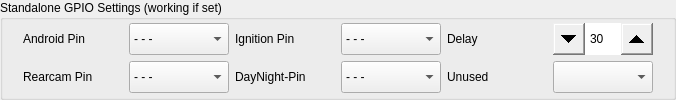
        <widget class="QGroupBox" name="groupBoxGPIO2">
         <property name="sizePolicy">
          <sizepolicy hsizetype="Expanding" vsizetype="Fixed">
           <horstretch>0</horstretch>
           <verstretch>0</verstretch>
          </sizepolicy>
         </property>
         <property name="title">
          <string>Standalone GPIO Settings (working if set)</string>
         </property>
         <layout class="QVBoxLayout" name="verticalLayout_28">
          <property name="spacing">
           <number>10</number>
          </property>
          <property name="topMargin">
           <number>0</number>
          </property>
          <property name="bottomMargin">
           <number>0</number>
          </property>
          <item>
           <widget class="QWidget" name="widget" native="true">
            <property name="sizePolicy">
             <sizepolicy hsizetype="Expanding" vsizetype="Fixed">
              <horstretch>0</horstretch>
              <verstretch>0</verstretch>
             </sizepolicy>
            </property>
            <layout class="QVBoxLayout" name="verticalLayout_29">
             <property name="topMargin">
              <number>2</number>
             </property>
             <property name="bottomMargin">
              <number>2</number>
             </property>
             <item>
              <layout class="QHBoxLayout" name="horizontalLayout_25">
               <item>
                <layout class="QFormLayout" name="androidpin">
                 <item row="0" column="0">
                  <widget class="QLabel" name="labelAndroid">
                   <property name="sizePolicy">
                    <sizepolicy hsizetype="Fixed" vsizetype="Fixed">
                     <horstretch>0</horstretch>
                     <verstretch>0</verstretch>
                    </sizepolicy>
                   </property>
                   <property name="minimumSize">
                    <size>
                     <width>100</width>
                     <height>32</height>
                    </size>
                   </property>
                   <property name="maximumSize">
                    <size>
                     <width>16777215</width>
                     <height>32</height>
                    </size>
                   </property>
                   <property name="text">
                    <string>Android Pin</string>
                   </property>
                  </widget>
                 </item>
                 <item row="0" column="1">
                  <widget class="QComboBox" name="comboBoxAndroid">
                   <property name="sizePolicy">
                    <sizepolicy hsizetype="Fixed" vsizetype="Fixed">
                     <horstretch>0</horstretch>
                     <verstretch>0</verstretch>
                    </sizepolicy>
                   </property>
                   <property name="minimumSize">
                    <size>
                     <width>100</width>
                     <height>32</height>
                    </size>
                   </property>
                   <property name="maximumSize">
                    <size>
                     <width>16777215</width>
                     <height>32</height>
                    </size>
                   </property>
                   <property name="styleSheet">
                    <string notr="true">QScrollBar { 
	width: 40px;
	background-color: rgba(85, 87, 83, 0.7);
}</string>
                   </property>
                   <item>
                    <property name="text">
                     <string>- - -</string>
                    </property>
                   </item>
                   <item>
                    <property name="text">
                     <string>1</string>
                    </property>
                   </item>
                   <item>
                    <property name="text">
                     <string>2</string>
                    </property>
                   </item>
                   <item>
                    <property name="text">
                     <string>3</string>
                    </property>
                   </item>
                   <item>
                    <property name="text">
                     <string>4</string>
                    </property>
                   </item>
                   <item>
                    <property name="text">
                     <string>5</string>
                    </property>
                   </item>
                   <item>
                    <property name="text">
                     <string>6</string>
                    </property>
                   </item>
                   <item>
                    <property name="text">
                     <string>7</string>
                    </property>
                   </item>
                   <item>
                    <property name="text">
                     <string>8</string>
                    </property>
                   </item>
                   <item>
                    <property name="text">
                     <string>9</string>
                    </property>
                   </item>
                   <item>
                    <property name="text">
                     <string>10</string>
                    </property>
                   </item>
                   <item>
                    <property name="text">
                     <string>11</string>
                    </property>
                   </item>
                   <item>
                    <property name="text">
                     <string>12</string>
                    </property>
                   </item>
                   <item>
                    <property name="text">
                     <string>13</string>
                    </property>
                   </item>
                   <item>
                    <property name="text">
                     <string>14</string>
                    </property>
                   </item>
                   <item>
                    <property name="text">
                     <string>15</string>
                    </property>
                   </item>
                   <item>
                    <property name="text">
                     <string>16</string>
                    </property>
                   </item>
                   <item>
                    <property name="text">
                     <string>17</string>
                    </property>
                   </item>
                   <item>
                    <property name="text">
                     <string>18</string>
                    </property>
                   </item>
                   <item>
                    <property name="text">
                     <string>19</string>
                    </property>
                   </item>
                   <item>
                    <property name="text">
                     <string>20</string>
                    </property>
                   </item>
                   <item>
                    <property name="text">
                     <string>21</string>
                    </property>
                   </item>
                   <item>
                    <property name="text">
                     <string>22</string>
                    </property>
                   </item>
                   <item>
                    <property name="text">
                     <string>23</string>
                    </property>
                   </item>
                   <item>
                    <property name="text">
                     <string>24</string>
                    </property>
                   </item>
                   <item>
                    <property name="text">
                     <string>25</string>
                    </property>
                   </item>
                   <item>
                    <property name="text">
                     <string>26</string>
                    </property>
                   </item>
                  </widget>
                 </item>
                </layout>
               </item>
               <item>
                <layout class="QFormLayout" name="ignitionpin">
                 <item row="0" column="0">
                  <widget class="QLabel" name="labelGPIOShutdown">
                   <property name="sizePolicy">
                    <sizepolicy hsizetype="Fixed" vsizetype="Fixed">
                     <horstretch>0</horstretch>
                     <verstretch>0</verstretch>
                    </sizepolicy>
                   </property>
                   <property name="minimumSize">
                    <size>
                     <width>100</width>
                     <height>32</height>
                    </size>
                   </property>
                   <property name="maximumSize">
                    <size>
                     <width>16777215</width>
                     <height>32</height>
                    </size>
                   </property>
                   <property name="text">
                    <string>Ignition Pin</string>
                   </property>
                  </widget>
                 </item>
                 <item row="0" column="1">
                  <widget class="QComboBox" name="comboBoxGPIOShutdown">
                   <property name="sizePolicy">
                    <sizepolicy hsizetype="Fixed" vsizetype="Fixed">
                     <horstretch>0</horstretch>
                     <verstretch>0</verstretch>
                    </sizepolicy>
                   </property>
                   <property name="minimumSize">
                    <size>
                     <width>100</width>
                     <height>32</height>
                    </size>
                   </property>
                   <property name="maximumSize">
                    <size>
                     <width>16777215</width>
                     <height>32</height>
                    </size>
                   </property>
                   <property name="styleSheet">
                    <string notr="true">QScrollBar { 
	width: 40px;
	background-color: rgba(85, 87, 83, 0.7);
}</string>
                   </property>
                   <item>
                    <property name="text">
                     <string>- - -</string>
                    </property>
                   </item>
                   <item>
                    <property name="text">
                     <string>1</string>
                    </property>
                   </item>
                   <item>
                    <property name="text">
                     <string>2</string>
                    </property>
                   </item>
                   <item>
                    <property name="text">
                     <string>3</string>
                    </property>
                   </item>
                   <item>
                    <property name="text">
                     <string>4</string>
                    </property>
                   </item>
                   <item>
                    <property name="text">
                     <string>5</string>
                    </property>
                   </item>
                   <item>
                    <property name="text">
                     <string>6</string>
                    </property>
                   </item>
                   <item>
                    <property name="text">
                     <string>7</string>
                    </property>
                   </item>
                   <item>
                    <property name="text">
                     <string>8</string>
                    </property>
                   </item>
                   <item>
                    <property name="text">
                     <string>9</string>
                    </property>
                   </item>
                   <item>
                    <property name="text">
                     <string>10</string>
                    </property>
                   </item>
                   <item>
                    <property name="text">
                     <string>11</string>
                    </property>
                   </item>
                   <item>
                    <property name="text">
                     <string>12</string>
                    </property>
                   </item>
                   <item>
                    <property name="text">
                     <string>13</string>
                    </property>
                   </item>
                   <item>
                    <property name="text">
                     <string>14</string>
                    </property>
                   </item>
                   <item>
                    <property name="text">
                     <string>15</string>
                    </property>
                   </item>
                   <item>
                    <property name="text">
                     <string>16</string>
                    </property>
                   </item>
                   <item>
                    <property name="text">
                     <string>17</string>
                    </property>
                   </item>
                   <item>
                    <property name="text">
                     <string>18</string>
                    </property>
                   </item>
                   <item>
                    <property name="text">
                     <string>19</string>
                    </property>
                   </item>
                   <item>
                    <property name="text">
                     <string>20</string>
                    </property>
                   </item>
                   <item>
                    <property name="text">
                     <string>21</string>
                    </property>
                   </item>
                   <item>
                    <property name="text">
                     <string>22</string>
                    </property>
                   </item>
                   <item>
                    <property name="text">
                     <string>23</string>
                    </property>
                   </item>
                   <item>
                    <property name="text">
                     <string>24</string>
                    </property>
                   </item>
                   <item>
                    <property name="text">
                     <string>25</string>
                    </property>
                   </item>
                   <item>
                    <property name="text">
                     <string>26</string>
                    </property>
                   </item>
                  </widget>
                 </item>
                </layout>
               </item>
               <item>
                <layout class="QFormLayout" name="delay">
                 <item row="0" column="0">
                  <widget class="QLabel" name="labelGPIOShutdownDelay">
                   <property name="sizePolicy">
                    <sizepolicy hsizetype="Fixed" vsizetype="Fixed">
                     <horstretch>0</horstretch>
                     <verstretch>0</verstretch>
                    </sizepolicy>
                   </property>
                   <property name="minimumSize">
                    <size>
                     <width>100</width>
                     <height>32</height>
                    </size>
                   </property>
                   <property name="maximumSize">
                    <size>
                     <width>16777215</width>
                     <height>32</height>
                    </size>
                   </property>
                   <property name="text">
                    <string>Delay</string>
                   </property>
                  </widget>
                 </item>
                 <item row="0" column="1">
                  <widget class="QSpinBox" name="spinBoxGPIOShutdownDelay">
                   <property name="sizePolicy">
                    <sizepolicy hsizetype="Fixed" vsizetype="Fixed">
                     <horstretch>0</horstretch>
                     <verstretch>0</verstretch>
                    </sizepolicy>
                   </property>
                   <property name="minimumSize">
                    <size>
                     <width>100</width>
                     <height>32</height>
                    </size>
                   </property>
                   <property name="styleSheet">
                    <string notr="true">QSpinBox::up-button { width: 32px; height: 32px;
subcontrol-origin: margin;
subcontrol-position: center right;
}
QSpinBox::down-button { width: 32px; height: 32px; 
subcontrol-origin: margin;
subcontrol-position: center left;
}</string>
                   </property>
                   <property name="minimum">
                    <number>5</number>
                   </property>
                   <property name="maximum">
                    <number>600</number>
                   </property>
                   <property name="value">
                    <number>30</number>
                   </property>
                  </widget>
                 </item>
                </layout>
               </item>
              </layout>
             </item>
             <item>
              <layout class="QHBoxLayout" name="horizontalLayout_26">
               <item>
                <layout class="QFormLayout" name="rearcampin">
                 <item row="0" column="0">
                  <widget class="QLabel" name="labelRearcam">
                   <property name="sizePolicy">
                    <sizepolicy hsizetype="Fixed" vsizetype="Fixed">
                     <horstretch>0</horstretch>
                     <verstretch>0</verstretch>
                    </sizepolicy>
                   </property>
                   <property name="minimumSize">
                    <size>
                     <width>100</width>
                     <height>32</height>
                    </size>
                   </property>
                   <property name="maximumSize">
                    <size>
                     <width>16777215</width>
                     <height>32</height>
                    </size>
                   </property>
                   <property name="text">
                    <string>Rearcam Pin</string>
                   </property>
                  </widget>
                 </item>
                 <item row="0" column="1">
                  <widget class="QComboBox" name="comboBoxRearcam">
                   <property name="sizePolicy">
                    <sizepolicy hsizetype="Fixed" vsizetype="Fixed">
                     <horstretch>0</horstretch>
                     <verstretch>0</verstretch>
                    </sizepolicy>
                   </property>
                   <property name="minimumSize">
                    <size>
                     <width>100</width>
                     <height>32</height>
                    </size>
                   </property>
                   <property name="maximumSize">
                    <size>
                     <width>16777215</width>
                     <height>32</height>
                    </size>
                   </property>
                   <property name="styleSheet">
                    <string notr="true">QScrollBar { 
	width: 40px;
	background-color: rgba(85, 87, 83, 0.7);
}</string>
                   </property>
                   <item>
                    <property name="text">
                     <string>- - -</string>
                    </property>
                   </item>
                   <item>
                    <property name="text">
                     <string>1</string>
                    </property>
                   </item>
                   <item>
                    <property name="text">
                     <string>2</string>
                    </property>
                   </item>
                   <item>
                    <property name="text">
                     <string>3</string>
                    </property>
                   </item>
                   <item>
                    <property name="text">
                     <string>4</string>
                    </property>
                   </item>
                   <item>
                    <property name="text">
                     <string>5</string>
                    </property>
                   </item>
                   <item>
                    <property name="text">
                     <string>6</string>
                    </property>
                   </item>
                   <item>
                    <property name="text">
                     <string>7</string>
                    </property>
                   </item>
                   <item>
                    <property name="text">
                     <string>8</string>
                    </property>
                   </item>
                   <item>
                    <property name="text">
                     <string>9</string>
                    </property>
                   </item>
                   <item>
                    <property name="text">
                     <string>10</string>
                    </property>
                   </item>
                   <item>
                    <property name="text">
                     <string>11</string>
                    </property>
                   </item>
                   <item>
                    <property name="text">
                     <string>12</string>
                    </property>
                   </item>
                   <item>
                    <property name="text">
                     <string>13</string>
                    </property>
                   </item>
                   <item>
                    <property name="text">
                     <string>14</string>
                    </property>
                   </item>
                   <item>
                    <property name="text">
                     <string>15</string>
                    </property>
                   </item>
                   <item>
                    <property name="text">
                     <string>16</string>
                    </property>
                   </item>
                   <item>
                    <property name="text">
                     <string>17</string>
                    </property>
                   </item>
                   <item>
                    <property name="text">
                     <string>18</string>
                    </property>
                   </item>
                   <item>
                    <property name="text">
                     <string>19</string>
                    </property>
                   </item>
                   <item>
                    <property name="text">
                     <string>20</string>
                    </property>
                   </item>
                   <item>
                    <property name="text">
                     <string>21</string>
                    </property>
                   </item>
                   <item>
                    <property name="text">
                     <string>22</string>
                    </property>
                   </item>
                   <item>
                    <property name="text">
                     <string>23</string>
                    </property>
                   </item>
                   <item>
                    <property name="text">
                     <string>24</string>
                    </property>
                   </item>
                   <item>
                    <property name="text">
                     <string>25</string>
                    </property>
                   </item>
                   <item>
                    <property name="text">
                     <string>26</string>
                    </property>
                   </item>
                  </widget>
                 </item>
                </layout>
               </item>
               <item>
                <layout class="QFormLayout" name="daynightpin">
                 <item row="0" column="0">
                  <widget class="QLabel" name="label_16">
                   <property name="sizePolicy">
                    <sizepolicy hsizetype="Fixed" vsizetype="Fixed">
                     <horstretch>0</horstretch>
                     <verstretch>0</verstretch>
                    </sizepolicy>
                   </property>
                   <property name="minimumSize">
                    <size>
                     <width>100</width>
                     <height>32</height>
                    </size>
                   </property>
                   <property name="maximumSize">
                    <size>
                     <width>100</width>
                     <height>32</height>
                    </size>
                   </property>
                   <property name="text">
                    <string>DayNight-Pin</string>
                   </property>
                  </widget>
                 </item>
                 <item row="0" column="1">
                  <widget class="QComboBox" name="comboBoxDayNight">
                   <property name="sizePolicy">
                    <sizepolicy hsizetype="Fixed" vsizetype="Fixed">
                     <horstretch>0</horstretch>
                     <verstretch>0</verstretch>
                    </sizepolicy>
                   </property>
                   <property name="minimumSize">
                    <size>
                     <width>100</width>
                     <height>32</height>
                    </size>
                   </property>
                   <property name="maximumSize">
                    <size>
                     <width>16777215</width>
                     <height>32</height>
                    </size>
                   </property>
                   <property name="styleSheet">
                    <string notr="true">QScrollBar { 
	width: 40px;
	background-color: rgba(85, 87, 83, 0.7);
}</string>
                   </property>
                   <item>
                    <property name="text">
                     <string>- - -</string>
                    </property>
                   </item>
                   <item>
                    <property name="text">
                     <string>1</string>
                    </property>
                   </item>
                   <item>
                    <property name="text">
                     <string>2</string>
                    </property>
                   </item>
                   <item>
                    <property name="text">
                     <string>3</string>
                    </property>
                   </item>
                   <item>
                    <property name="text">
                     <string>4</string>
                    </property>
                   </item>
                   <item>
                    <property name="text">
                     <string>5</string>
                    </property>
                   </item>
                   <item>
                    <property name="text">
                     <string>6</string>
                    </property>
                   </item>
                   <item>
                    <property name="text">
                     <string>7</string>
                    </property>
                   </item>
                   <item>
                    <property name="text">
                     <string>8</string>
                    </property>
                   </item>
                   <item>
                    <property name="text">
                     <string>9</string>
                    </property>
                   </item>
                   <item>
                    <property name="text">
                     <string>10</string>
                    </property>
                   </item>
                   <item>
                    <property name="text">
                     <string>11</string>
                    </property>
                   </item>
                   <item>
                    <property name="text">
                     <string>12</string>
                    </property>
                   </item>
                   <item>
                    <property name="text">
                     <string>13</string>
                    </property>
                   </item>
                   <item>
                    <property name="text">
                     <string>14</string>
                    </property>
                   </item>
                   <item>
                    <property name="text">
                     <string>15</string>
                    </property>
                   </item>
                   <item>
                    <property name="text">
                     <string>16</string>
                    </property>
                   </item>
                   <item>
                    <property name="text">
                     <string>17</string>
                    </property>
                   </item>
                   <item>
                    <property name="text">
                     <string>18</string>
                    </property>
                   </item>
                   <item>
                    <property name="text">
                     <string>19</string>
                    </property>
                   </item>
                   <item>
                    <property name="text">
                     <string>20</string>
                    </property>
                   </item>
                   <item>
                    <property name="text">
                     <string>21</string>
                    </property>
                   </item>
                   <item>
                    <property name="text">
                     <string>22</string>
                    </property>
                   </item>
                   <item>
                    <property name="text">
                     <string>23</string>
                    </property>
                   </item>
                   <item>
                    <property name="text">
                     <string>24</string>
                    </property>
                   </item>
                   <item>
                    <property name="text">
                     <string>25</string>
                    </property>
                   </item>
                   <item>
                    <property name="text">
                     <string>26</string>
                    </property>
                   </item>
                  </widget>
                 </item>
                </layout>
               </item>
               <item>
                <layout class="QFormLayout" name="formLayout_6">
                 <item row="0" column="0">
                  <widget class="QLabel" name="label_17">
                   <property name="sizePolicy">
                    <sizepolicy hsizetype="Fixed" vsizetype="Fixed">
                     <horstretch>0</horstretch>
                     <verstretch>0</verstretch>
                    </sizepolicy>
                   </property>
                   <property name="minimumSize">
                    <size>
                     <width>100</width>
                     <height>32</height>
                    </size>
                   </property>
                   <property name="maximumSize">
                    <size>
                     <width>100</width>
                     <height>32</height>
                    </size>
                   </property>
                   <property name="text">
                    <string>Unused</string>
                   </property>
                  </widget>
                 </item>
                 <item row="0" column="1">
                  <widget class="QComboBox" name="comboBox">
                   <property name="sizePolicy">
                    <sizepolicy hsizetype="Fixed" vsizetype="Fixed">
                     <horstretch>0</horstretch>
                     <verstretch>0</verstretch>
                    </sizepolicy>
                   </property>
                   <property name="minimumSize">
                    <size>
                     <width>100</width>
                     <height>32</height>
                    </size>
                   </property>
                   <property name="maximumSize">
                    <size>
                     <width>100</width>
                     <height>32</height>
                    </size>
                   </property>
                   <property name="styleSheet">
                    <string notr="true">QScrollBar { 
	width: 40px;
	background-color: rgba(85, 87, 83, 0.7);
}</string>
                   </property>
                  </widget>
                 </item>
                </layout>
               </item>
              </layout>
             </item>
            </layout>
           </widget>
          </item>
         </layout>
        </widget>
